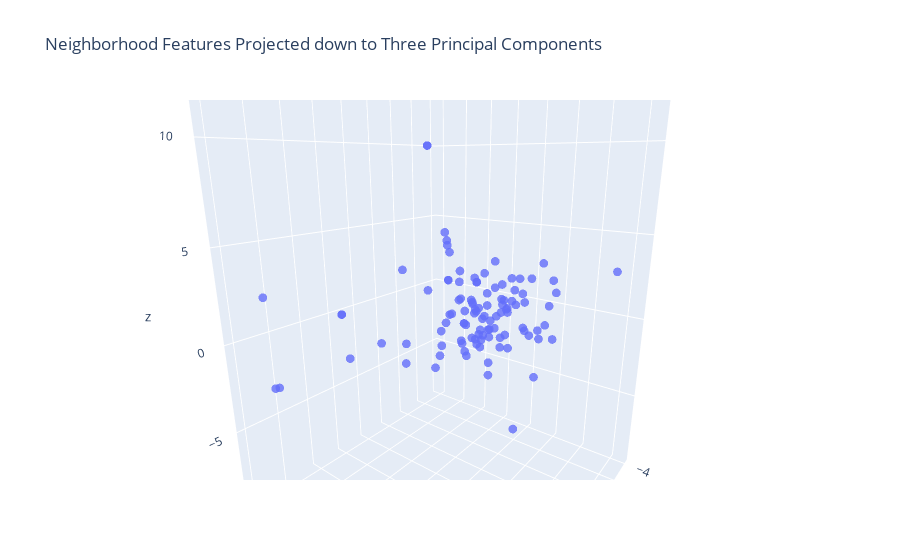

Notebook cell for this chart:
### Markdown cell above
We have a bit of a drop in variance after the first three components which means we we can plot the first three components and see a good amount of the overall variance.

### Code cell
pca_df=pd.DataFrame(principalComponents)
pca_df.insert(loc=0,column='Neighborhood',value=neigh_df['Neighborhood']+', '+neigh_df['City']+', '+neigh_df['State'])

fig = go.Figure()
fig.add_trace(go.Scatter3d(x=pca_df[0],y=pca_df[1],z=pca_df[2],
                            hovertemplate=pca_df['Neighborhood'],
                            mode='markers',
                            opacity=0.8,
                            marker_size=3))
fig.update_layout(title='Neighborhood Features Projected down to Three Principal Components')

fig.show()

### Figure 1 — Plotly figure (JSON) as saved in the notebook; plotly's stock layout.template omitted (floating-point values rounded to 4 significant figures)
{"data": [{"hovertemplate": ["Adams Morgan, Washington, DC", "Aragona Village, Virginia Beach, VA", "Arts District, Richmond, VA", "Bayside, Virginia Beach, VA", "Bellevue, Richmond, VA", "Brier Creek, Raleigh, NC", "Bromo Arts District, Baltimore, MD", "Brooklyn, Charlotte, NC", "Cameron Village, Raleigh, NC", "Canton, Baltimore, MD", "Capitol District, Raleigh, NC", "Capitol Heights, Raleigh, NC", "Capitol Hill, Washington, DC", "Carytown, Richmond, VA", "Cathedral Hill, Baltimore, MD", "Charles Center, Baltimore, MD", "Cherry, Charlotte, NC", "Chinatown, Washington, DC", "Church Hill, Richmond, VA", "City Center, Richmond, VA", "Cottage Road Park, Norfolk, VA", "Crabtree Valley, Raleigh, NC", "Croatan Beach, Virginia Beach, VA", "Depot District, Raleigh, NC", "Dilworth, Charlotte, NC", "Downtown, Baltimore, MD", "Downtown, Washington, DC", "Downtown Norfolk, Norfolk, VA", "Dupont Circle, Washington, DC", "Elizabeth, Charlotte, NC", "Fayetteville Street, Raleigh, NC", "Federal Hill, Baltimore, MD", "Federal Triangle, Washington, DC", "Fells Point, Baltimore, MD", "Four by Four, Baltimore, MD", "Freemason District, Norfolk, VA", "Georgetown, Washington, DC", "Glenwood South, Raleigh, NC", "Glenwood-Brooklyn, Raleigh, NC", "Green Run, Virginia Beach, VA", "Harbor East, Baltimore, MD", "Hi-Mount, Raleigh, NC", "Highland Park, Norfolk, VA", "Hilton, Baltimore, MD", "Inner Harbor, Baltimore, MD", "Ivy City, Washington, DC", "Jackson Ward, Richmond, VA", "Kalorama, Washington, DC", "Kempsville, Virginia Beach, VA", "Leesville, Raleigh, NC", "Little Italy, Baltimore, MD", "London Bridge, Virginia Beach, VA", "Lynnhaven, Virginia Beach, VA", "Madison Park, Charlotte, Charlotte, NC", "Maiden Lane, Raleigh, NC", "Midtown-Belvedere, Baltimore, MD", "Moore Square, Raleigh, NC", "Mount Vernon, Baltimore, MD", "Mount Vernon Square, Washington, DC", "Mount Vernon Triangle, Washington, DC", "Navy Yard, Washington, DC", "Newtown, Virginia Beach, VA", "Newtowne West, Richmond, VA", "NoDa, Charlotte, NC", "North Hills, Raleigh, NC", "North Ridge Country Club, Raleigh, NC", "Observatory Circle, Washington, DC", "Ocean Park, Virginia Beach, VA", "Old Goucher, Baltimore, MD", "Old North Charlotte, Charlotte, NC", "Olde Raleigh, Raleigh, NC", "Pembroke Manor, Virginia Beach, VA", "Penn Quarter, Washington, DC", "Preston Gardens, Baltimore, MD", "Red Mill Commons, Virginia Beach, VA", "Remington, Baltimore, MD", "Riverview, Norfolk, VA", "Rose Hill, Charlottesville, VA", "Scott's Addition, Richmond, VA", "Sedgefield, Charlotte, NC", "Sheridan Kalorama, Washington, DC", "Shockoe Bottom, Richmond, VA", "Shockoe Slip, Richmond, VA", "South Balto.Imp.Comm./West Federal Hill, Baltimore, MD", "South End, Charlotte, NC", "SouthPark, Charlotte, NC", "Southwest Federal Center, Washington, DC", "Starr Hill, Charlottesville, VA", "Station North, Baltimore, MD", "Station North Arts and Entertainment District, Baltimore, MD", "Stoney Point, Richmond, VA", "Thalia, Virginia Beach, VA", "Three Corners, Richmond, VA", "Tidewater Park, Norfolk, VA", "Tobacco Row, Richmond, VA", "U Street Corridor, Washington, DC", "Uptown Charlotte, Charlotte, NC", "Wards Corner Business District, Norfolk, VA", "Warehouse District, Raleigh, NC", "West End, Washington, DC", "West Freemason, Norfolk, VA", "West Raleigh Historic District, Raleigh, NC", "Westhampton, Richmond, VA", "Wilder's Grove, Raleigh, NC", "Willow Lawn, Richmond, VA", "Wyman Park, Baltimore, MD"], "marker": {"size": 3}, "mode": "markers", "opacity": 0.8, "type": "scatter3d", "x": [-1.404, -0.8882, -2.728, 1.387, -1.269, 5.057, -1.981, -0.6035, 3.374, -1.132, -3.836, -4.002, -1.347, 2.776, -1.396, -1.297, 1.587, -2.821, -1.869, -2.902, 4.893, 11.27, -2.131, -1.435, -0.8462, -2.417, -1.19, 6.957, 0.531, -1.104, -3.74, -1.85, -1.727, -2.306, 2.934, 1.797, -1.369, -1.046, -0.06909, -0.4832, 2.209, -1.096, -1.376, -2.075, 3.301, -0.148, -2.888, 0.1312, -0.7678, 1.047, 1.554, 0.6204, 0.9446, -0.4233, -1.422, -1.784, -3.682, -1.087, -1.082, -2.053, -0.2432, -0.1979, -1.124, -2.392, 4.389, 2.773, -0.8218, -1.434, -3.381, -2.392, 1.383, 8.75, -2.285, -2.499, 4.659, -1.779, -0.4337, -1.805, -2.424, -0.436, 0.1312, -1.893, -1.645, -1.742, -0.7027, 7.973, -1.772, -2.192, -1.775, -1.775, 11.97, 4.905, -1.228, 10.39, -1.876, -2.421, -0.785, 6.957, -1.435, -0.9878, -2.524, -3.343, 1.971, 0.4407, 3.297, 0.4581], "y": [-2.264, 1.807, -1.852, 5.143, 1.208, 1.296, -0.4065, -1.429, 2.622, -0.3473, -5.165, -5.344, 0.2793, 0.7681, 0.5549, 0.2469, 1.714, -3.97, 0.2902, -1.674, 7.187, -4.158, 1.846, -0.8837, 2.056, 2.111, -1.036, -4.316, -0.6809, 0.6886, -3.922, 1.358, -0.04423, -1.811, -0.8521, -4.435, 2.703, -0.9242, 8.455, 5.109, -1.08, 1.409, 3.653, -0.2465, -2.924, 0.1894, -3.225, -0.754, 3.421, 3.838, -1.451, 3.396, 5.67, 0.2788, -1.811, 0.8204, -5.277, 1.257, -0.5732, -0.8697, -0.9567, 4.661, 3.174, -3.964, -1.835, 2.643, 1.71, 3.534, -1.549, -3.964, 3.515, 0.6724, -5.776, 2.172, 1.555, 1.878, 3.568, 1.262, 1.228, 4.207, -0.754, -0.1117, 0.8827, 0.4886, -0.8014, -2.59, 0.8056, -1.54, -5.249, -5.249, -3.315, 3.383, 0.2023, -6.321, 1.145, -1.727, -2.929, -4.316, -0.8837, -1.333, -1.036, -4.583, 1.36, 5.321, 1.627, 2.139], "z": [1.145, -0.04919, -1.057, 3.9, 0.2493, 0.4083, 0.5378, -2.824, -0.7144, -1.762, 2.972, 3.29, -1.047, 1.455, 1.216, -2.177, 0.372, -1.851, -1.73, -0.9747, 2.884, -2.013, -8.856, 1.341, 2.172, -1.454, -2.517, 0.6715, -2.074, 2.996, 1.217, -2.868, -4.248, -0.4207, -3.102, 2.26, 0.6496, -0.04101, 3.655, 1.883, -2.625, 0.6063, -0.9612, -5.371, -3.265, -1.649, -0.5659, -1.037, 2.386, 1.958, -2.276, 2.658, -0.308, -0.6458, -0.822, 0.4158, 3.936, 1.61, -2.815, -2.901, -3.149, -0.05883, 13.57, 0.7983, -1.314, 1.497, -1.537, -4.139, 1.464, 0.7983, 2.184, 0.7735, -0.2506, -1.665, 1.267, 0.2293, -1.015, -0.127, 0.2029, -1.08, -1.037, -1.89, -2.18, -0.8135, 0.3178, -1.171, -2.928, -1.139, 9.947, 9.947, -1.483, 1.877, -1.663, 2.118, -0.2343, 1.297, -1.74, 0.6715, 1.341, -3.83, -2.754, 2.594, -1.025, 2.813, 0.3139, 0.3779]}], "layout": {"autosize": true, "scene": {"aspectmode": "auto", "aspectratio": {"x": 0.9166, "y": 0.8478, "z": 1.287}, "camera": {"center": {"x": 0, "y": 0, "z": 0}, "eye": {"x": 1.008, "y": 0.7691, "z": 0.3587}, "projection": {"type": "perspective"}, "up": {"x": 0, "y": 0, "z": 1}}}, "title": {"text": "Neighborhood Features Projected down to Three Principal Components"}}}
